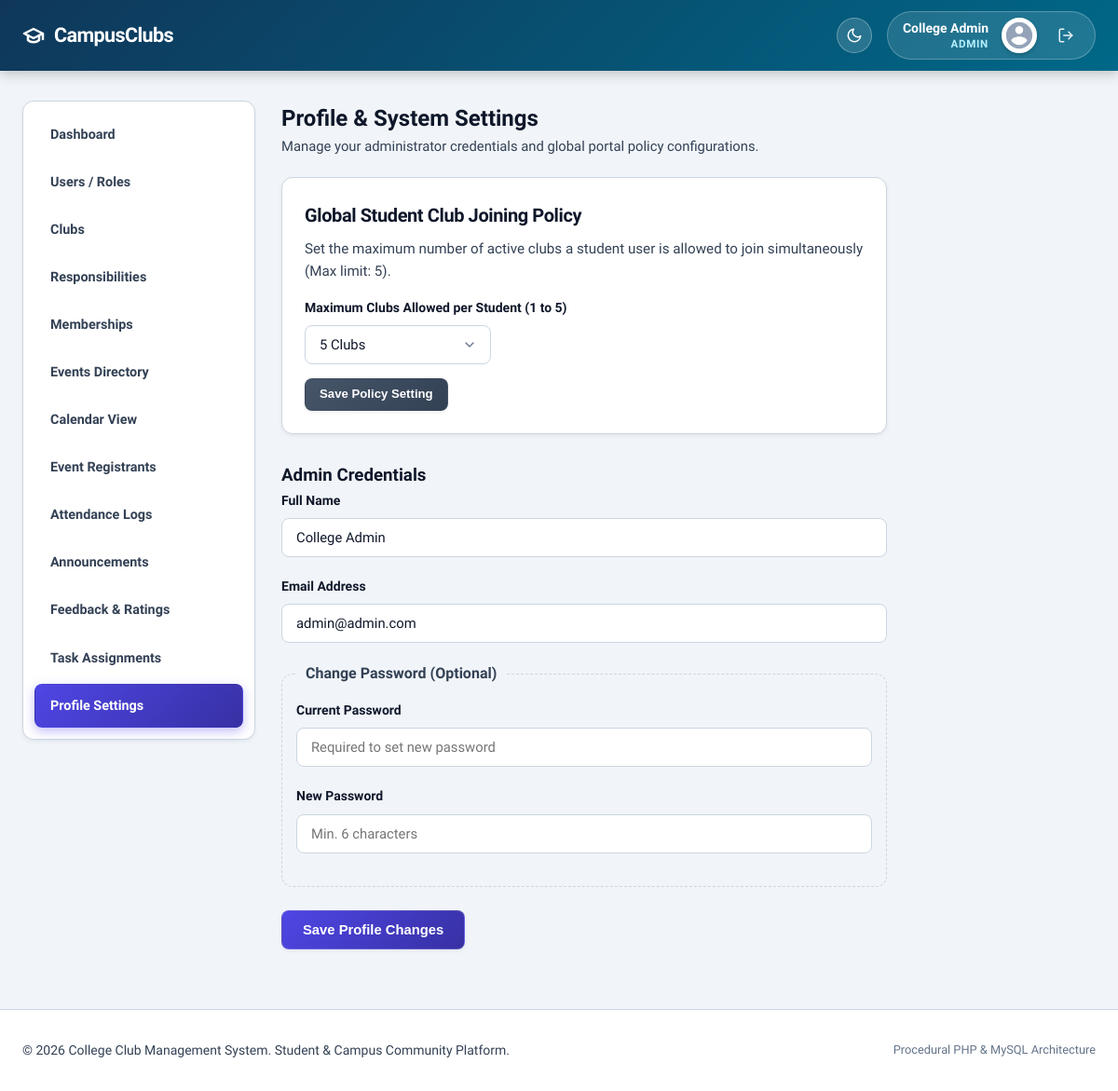
Screenshot of /admin/profile.php (signed in) with the database file from the repository.
### tables this page shows
CREATE TABLE IF NOT EXISTS `system_settings` (
  `setting_key` VARCHAR(50) PRIMARY KEY,
  `setting_value` VARCHAR(255) NOT NULL,
  `updated_at` TIMESTAMP DEFAULT CURRENT_TIMESTAMP ON UPDATE CURRENT_TIMESTAMP
);

CREATE TABLE `users` (
  `id` INT AUTO_INCREMENT PRIMARY KEY,
  `full_name` VARCHAR(100) NOT NULL,
  `email` VARCHAR(100) NOT NULL UNIQUE,
  `password` VARCHAR(255) NOT NULL,
  `role` ENUM('student', 'club_head', 'admin') NOT NULL DEFAULT 'student',
  `status` ENUM('active', 'inactive') NOT NULL DEFAULT 'active',
  `created_at` TIMESTAMP DEFAULT CURRENT_TIMESTAMP,
  `updated_at` TIMESTAMP DEFAULT CURRENT_TIMESTAMP ON UPDATE CURRENT_TIMESTAMP
);

### includes/functions.php (called while the page is built, shortened)
<?php
function getSystemSetting($pdo, $key, $default = null) {
    try {
        $stmt = $pdo->prepare("SELECT setting_value FROM system_settings WHERE setting_key = ? LIMIT 1");
        $stmt->execute([$key]);
        $val = $stmt->fetchColumn();
        return $val !== false ? $val : $default;
    } catch (Exception $e) {
        return $default;
    }
}
function escape($value) {
    return htmlspecialchars($value ?? '', ENT_QUOTES, 'UTF-8');
}
?>

### admin/profile.php (the view, shortened to what this page needs)
<?php
require_once '../config/database.php';
require_once '../includes/functions.php';
$userId = $_SESSION['user_id'];
try {
    $stmt = $pdo->prepare("SELECT * FROM users WHERE id = ? LIMIT 1");
    $stmt->execute([$userId]);
    $user = $stmt->fetch();
    $maxClubsSetting = intval(getSystemSetting($pdo, 'max_student_clubs', 5));
} catch (PDOException $e) {
    die("Database Error: " . htmlspecialchars($e->getMessage()));
}
?>
<?php require_once '../includes/header.php'; ?>
<?php require_once '../includes/navbar.php'; ?>
<div class="container dashboard-container">
    <?php require_once '../includes/sidebar.php'; ?>
    <main class="main-content" style="max-width: 650px;">
        <h2>Profile & System Settings</h2>
        <p class="text-muted">Manage your administrator credentials and global portal policy configurations.</p>
        <div class="feature-card" style="margin-top: 20px; margin-bottom: 30px;">
            <h3 style="margin-top: 0;">Global Student Club Joining Policy</h3>
            <p class="text-muted" style="margin-bottom: 15px;">Set the maximum number of active clubs a student user is allowed to join simultaneously (Max limit: 5).</p>
            <form action="profile.php" method="POST">
                <div class="form-group" style="margin-bottom: 15px;">
                    <label for="max_student_clubs">Maximum Clubs Allowed per Student (1 to 5)</label>
                    <select id="max_student_clubs" name="max_student_clubs" class="form-control" style="max-width: 200px;">
                        <?php for ($i = 1; $i <= 5; $i++): ?>
                            <option value="<?php echo $i; ?>" <?php echo $maxClubsSetting === $i ? 'selected' : ''; ?>>
                                <?php echo $i; ?> <?php echo $i === 1 ? 'Club' : 'Clubs'; ?>
                            </option>
                        <?php endfor; ?>
                    </select>
                </div>
                <button type="submit" class="btn btn-secondary btn-sm">Save Policy Setting</button>
            </form>
        </div>
        <form action="profile.php" method="POST">
            <h3>Admin Credentials</h3>
            <div class="form-group">
                <label for="full_name">Full Name</label>
                <input type="text" id="full_name" name="full_name" class="form-control" value="<?php echo escape($user['full_name']); ?>" required>
            </div>
            <div class="form-group">
                <label for="email">Email Address</label>
                <input type="email" id="email" name="email" class="form-control" value="<?php echo escape($user['email']); ?>" required>
            </div>
            <fieldset style="border: 1px dashed var(--border-color); padding: 15px; border-radius: var(--radius); margin-bottom: 25px;">
                <legend style="padding: 0 10px; font-weight: bold; color: var(--text-muted);">Change Password (Optional)</legend>
                <div class="form-group">
                    <label for="current_password">Current Password</label>
                    <input type="password" id="current_password" name="current_password" class="form-control" placeholder="Required to set new password">
                </div>
                <div class="form-group">
                    <label for="new_password">New Password</label>
                    <input type="password" id="new_password" name="new_password" class="form-control" placeholder="Min. 6 characters">
                </div>
            </fieldset>
            <button type="submit" class="btn btn-primary">Save Profile Changes</button>
        </form>
    </main>
</div>
<?php require_once '../includes/footer.php'; ?>

### rows the page displays
system_settings: max_student_clubs "5 Clubs"
users: full_name "College Admin", email "admin@admin.com"

### other values shown
$fullName "College Admin"
$roleLabel "ADMIN"
$item['label'] "Dashboard"
$item['label'] "Users / Roles"
$item['label'] "Clubs"
$item['label'] "Responsibilities"
$item['label'] "Memberships"
$item['label'] "Events Directory"
$item['label'] "Calendar View"
$item['label'] "Event Registrants"
$item['label'] "Attendance Logs"
$item['label'] "Announcements"
$item['label'] "Feedback & Ratings"
$item['label'] "Task Assignments"
$item['label'] "Profile Settings"
